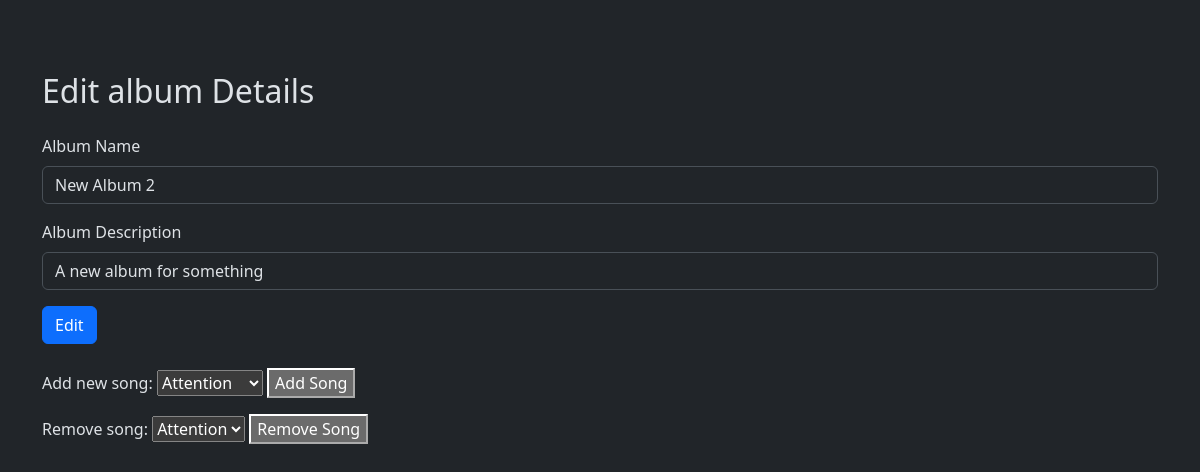
/edit/album/1 (signed in), run on an earlier commit of the app's database.
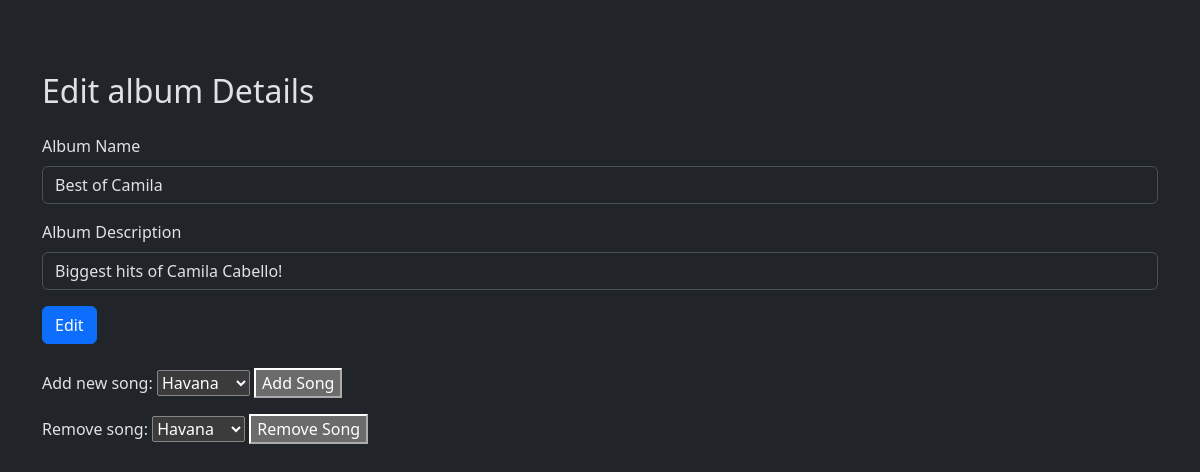
And on a later commit of the database.
### app.py (models this page shows)
class Albums(db.Model):
    id = db.Column(db.Integer, primary_key=True)
    name = db.Column(db.String(200), nullable=False)
    img = db.Column(db.String(300))
    desc = db.Column(db.String(1000))
    creator_id = db.Column(db.Integer, db.ForeignKey(
        'user.id'), nullable=False)
    songs = db.relationship(
        'Songs', secondary='album_songs', backref='albums')
    album_songs = db.Table('album_songs',
                           db.Column('album_id', db.Integer, db.ForeignKey(
                               'albums.id'), primary_key=True),
                           db.Column('song_id', db.Integer, db.ForeignKey(
                               'songs.id'), primary_key=True)
                           )

### app.py (the view, shortened to what this page needs)
@app.route('/edit/album/<int:id>', methods=['POST', 'GET'])
@login_required
def edit_album(id):
    album = Albums.query.get(id)
    if current_user.id == album.creator_id or current_user.has_role('admin'):
        if current_user.has_role('admin'):
            songs = Songs.query.filter_by(artist_id=album.creator_id)
        else:
            songs = Songs.query.filter_by(artist_id=current_user.id)
        return render_template('edit_album.html', album=album, songs=songs)
    return redirect(url_for('index'))

### templates/edit_album.html (shortened to what this page needs)
<html data-bs-theme="dark">
<head>
  <link href="https://cdn.jsdelivr.net/npm/bootstrap@5.3.2/dist/css/bootstrap.min.css" rel="stylesheet">
</head>
<body>
<div class="container-md-6">
    <div class="container py-4">
    <h2 class="mt-5 mb-4">Edit album Details</h2>
    <form method="POST">
        <div class="mb-3">
            <label for="album_name" class="form-label">Album Name</label>
            <input type="text" class="form-control" value="{{album.name}}" name="album_name" required>
        </div>
        <div class="mb-3">
            <label for="album_desc" class="form-label">Album Description</label>
            <input type="text" class="form-control" value="{{album.desc}}" name="album_desc" required>
        </div>
        <button class="btn btn-primary" type="submit">Edit</button>
    </form>
    <form method="post" action="{{ url_for('edit_album', id=album.id) }}" class="mt-4">
      <label for="new_song">Add new song:</label>
      <select id="add_song" name="add_song">
          {% for song in songs %}
          <option value="{{ song.id }}">{{ song.name }}</option>
      {% endfor %}
  </select>
      <button type="submit" name="action" value="add_song">Add Song</button>
  </form>
  <form method="post" action="{{ url_for('edit_album', id=album.id) }}">
      <label for="remove_song">Remove song:</label>
      <select id="remove_song" name="remove_song">
          {% for song in album.songs %}
              <option value="{{ song.id }}">{{ song.name }}</option>
          {% endfor %}
      </select>
      <button type="submit" name="action" value="remove_song">Remove Song</button>
  </form>
  </div>
  </div>
</body>
</html>

What changed in the data, as far as the page shows it:
changed Albums: album_name "New Album 2" → "Best of Camila"; album_desc "A new album for something" → "Biggest hits of Camila Cabello!"
Also different on the page:
form field add_song: "Attention" → "Havana"
form field remove_song: "Attention" → "Havana"
